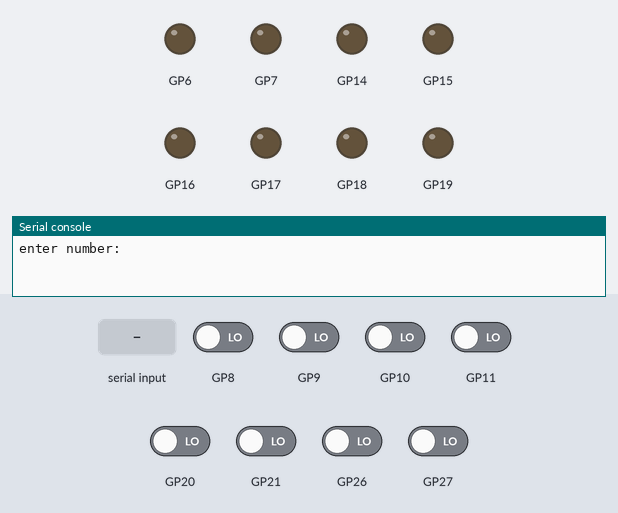
Bench run of a program on a simulated Raspberry Pi Pico running MicroPython. On the bench: output pins drawn as LEDs (lit = HIGH), the last lines printed to the serial console. The inputs (shaded band) are chosen by the test bench; at power-on: GP8–11, GP20, GP21, GP26, GP27 LOW.

Above: at 1.2 s.
1.3 s: "8" typed at the serial console, then Enter
At 2.5 s:
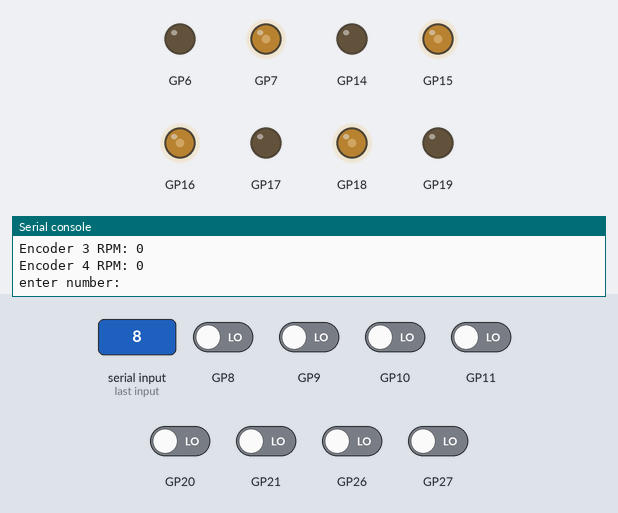
2.8 s: "]" typed at the serial console, then Enter
At 3.7 s:
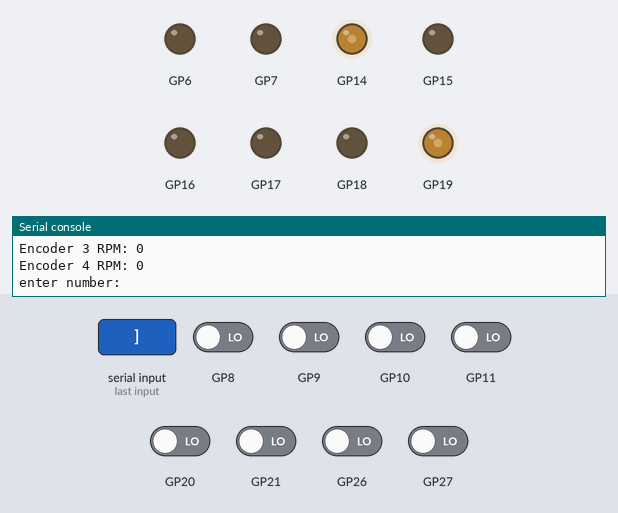
4.3 s: "[" typed at the serial console, then Enter
At 4.9 s:
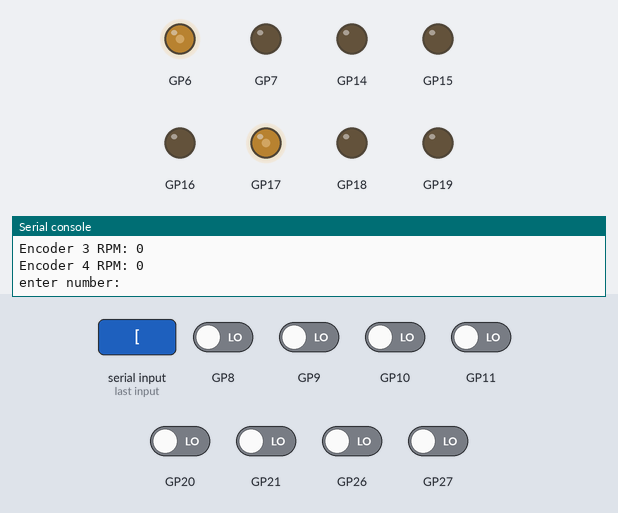
5.8 s: "p" typed at the serial console, then Enter
At 7.0 s:
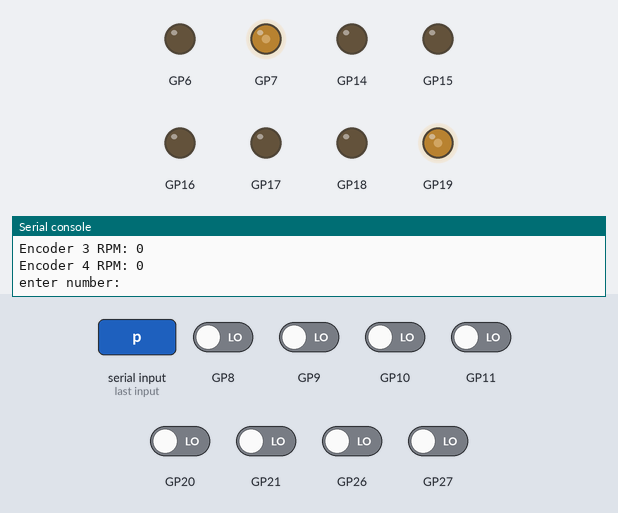
7.3 s: "o" typed at the serial console, then Enter
At 8.3 s:
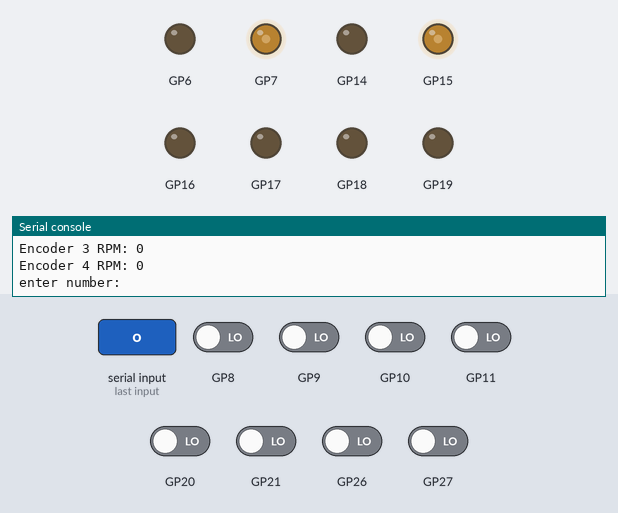
8.8 s: "5" typed at the serial console, then Enter
At 9.5 s:
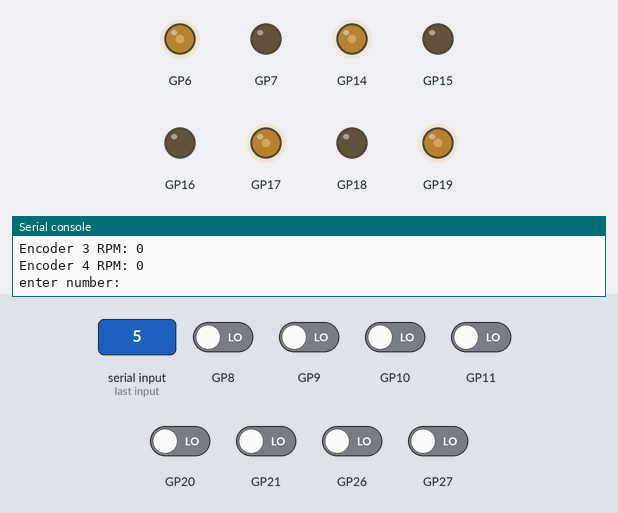
Timing chart, 0 to 11.3 s (numbered marks = the images above; inputs shaded):
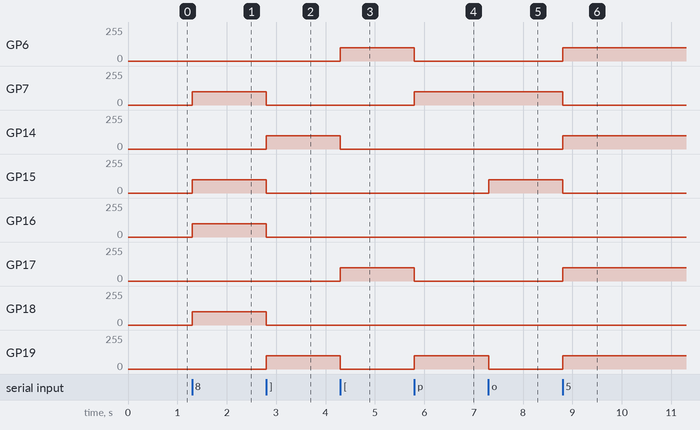

Measured:
- after the input at 1.3 s, GP7, GP15, GP18: 0/255 → 100/255 at once; GP16: 0/255 → 99/255 at once
- after the input at 2.8 s, GP7, GP15, GP18: 100/255 → 0/255 at once; GP14, GP19: 0/255 → 100/255 at once; GP16: 99/255 → 0/255 at once
- after the input at 4.3 s, GP6, GP17: 0/255 → 100/255 at once; GP14, GP19: 100/255 → 0/255 at once
- after the input at 5.8 s, GP6, GP17: 100/255 → 0/255 at once; GP7, GP19: 0/255 → 100/255 at once
- after the input at 7.3 s, GP15: 0/255 → 100/255 at once; GP19: 100/255 → 0/255 at once
- after the input at 8.8 s, GP6, GP14, GP19: 0/255 → 100/255 at once; GP7, GP15: 100/255 → 0/255 at once; GP17: 0/255 → 98/255 at once

The program:

encoders.py
```python
from machine import Pin, PWM, Timer, UART
import utime, time

#motor 1 depan kiri, 2 depan kanan, 3 belakang kiri, 4 belakang kanan

# Define GPIO pins for each encoder channel
encoder_channels = [(8, 9), (27, 26), (10, 11), (21, 20)]  # Each tuple contains (channel_A, channel_B) pins for an encoder

# Define driver pins for motors
motor_pins = [(6, 7), (19, 18), (14, 15), (17, 16)]  # Each tuple contains (RPWM, LPWM) pins for a motor

# Set up the GPIO pins as outputs for motors
motors = []
for rpwm_pin, lpwm_pin in motor_pins:
    rpwm = Pin(rpwm_pin, Pin.OUT)
    lpwm = Pin(lpwm_pin, Pin.OUT)
    motors.append((PWM(rpwm), PWM(lpwm)))

# Set PWM frequency and initial duty cycle for all motors
for rpwm, lpwm in motors:
    rpwm.freq(10000)
    lpwm.freq(10000)
    rpwm.duty_u16(0)
    lpwm.duty_u16(0)

encoder_counts = [0, 0, 0, 0]

# Setup GPIO pins as inputs with pull-down resistors for encoders
encoders = []
encoder_handlers = []

def handle_encoder(encoder_index):
    global encoder_counts

    encoder_a, encoder_b = encoders[encoder_index]
    current_encoder_state = (encoder_a.value() << 1) | encoder_b.value()
    if current_encoder_state == 0b00 and previous_encoder_states[encoder_index] == 0b01:
        encoder_counts[encoder_index] -= 1
    elif current_encoder_state == 0b00 and previous_encoder_states[encoder_index] == 0b10:
        encoder_counts[encoder_index] += 1
    previous_encoder_states[encoder_index] = current_encoder_state

# Set interrupt untuk pembacaan encoder
previous_encoder_states = [0, 0, 0, 0]

for i in range(len(encoder_channels)):
    channel_A, channel_B = encoder_channels[i]
    encoder_a = Pin(channel_A, Pin.IN, Pin.PULL_DOWN)
    encoder_b = Pin(channel_B, Pin.IN, Pin.PULL_DOWN)
    encoders.append((encoder_a, encoder_b))

    def create_handler(index):
        def handler(pin):
            handle_encoder(index)
        return handler

    encoder_handler = create_handler(i)
    encoder_handlers.append(encoder_handler)

    encoder_a.irq(handler=encoder_handler, trigger=Pin.IRQ_RISING|Pin.IRQ_FALLING)
    encoder_b.irq(handler=encoder_handler, trigger=Pin.IRQ_RISING|Pin.IRQ_FALLING)

def tahan_waktu(waktu):
    myTime = utime.ticks_ms()
    flag = True
    while flag:
        currentTime = utime.ticks_ms()
        if utime.ticks_diff(currentTime, myTime) < waktu:
            flag = True
        else:
            flag = False
    flag = True  # reset flag to true for reuse

def stop_motors():
    for rpwm, lpwm in motors:
        rpwm.duty_u16(0)
        lpwm.duty_u16(0)

def drive_motor(motor_index, R, L):
    rpwm, lpwm = motors[motor_index]
    rpwm.duty_u16(R)
    lpwm.duty_u16(L)
    #kalau 256 itu 8 bit, kalau 16 bit 65535

def switch_case(case):
    #print (PWM_send, " ", const_front)
    if case == "8":
        case_maju()
        """tahan_waktu(5000)
        stop_motors()"""
    elif case == "5":
        case_mundur()
        """tahan_waktu(5000)
        stop_motors()"""
    elif case == "4":
        case_kiri()
    elif case == "6":
        case_kanan()
    elif case == "3":
        case_cw()
    elif case == "1":
        case_ccw()
    elif case == "9":
        case_d_kanan_fw()
    elif case == "7":
        case_d_kiri_fw()
    elif case == "]":
        case_d_kanan_bw()
    elif case == "[":
        case_d_kiri_bw()
    elif case == "p":
        case_pivotatas()
    elif case == "o":
        case_pivotkanan()
    else:
        case_default()

def case_maju():
    drive_motor(0, 0, pwm_send_fw)#
    drive_motor(1, 0, pwm_front_fw)
    drive_motor(2, 0, pwm_send_fw)#
    drive_motor(3, 0, pwm_back_fw)

def case_mundur():
    drive_motor(0, pwm_send_bw, 0)#
    drive_motor(1, pwm_front_bw, 0)
    drive_motor(2, pwm_send_bw, 0)#
    drive_motor(3, pwm_back_bw, 0)

def case_kiri():
    drive_motor(0, pwm_send_bw, 0)#
    drive_motor(1, 0, pwm_front_fw)
    drive_motor(2, 0, pwm_send_fw)#
    drive_motor(3, pwm_back_bw, 0)

def case_kanan():
    drive_motor(0, 0, pwm_send_fw)#
    drive_motor(1, pwm_front_bw, 0)
    drive_motor(2, pwm_send_bw, 0)#
    drive_motor(3, 0, pwm_back_fw)

def case_cw():
    drive_motor(0, 0, pwm_send_fw)#
    drive_motor(1, pwm_front_bw, 0)
    drive_motor(2, 0, pwm_send_fw)#
    drive_motor(3, pwm_back_bw, 0)

def case_ccw():
    drive_motor(0, pwm_send_bw, 0)#
    drive_motor(1, 0, pwm_front_fw)
    drive_motor(2, pwm_send_bw, 0)#
    drive_motor(3, 0, pwm_back_fw)

def case_d_kanan_fw():
    drive_motor(0, 0, pwm_send_fw)
    drive_motor(1, 0, 0)
    drive_motor(2, 0, 0)
    drive_motor(3, 0, pwm_send_fw)

def case_d_kiri_fw():
    drive_motor(0, 0, 0)
    drive_motor(1, 0, pwm_send_fw)
    drive_motor(2, 0, pwm_send_fw)
    drive_motor(3, 0, 0)

def case_d_kanan_bw():
    drive_motor(0, 0, 0)
    drive_motor(1, pwm_send_bw, 0)
    drive_motor(2, pwm_send_bw, 0)
    drive_motor(3, 0, 0)

def case_d_kiri_bw():
    drive_motor(0, pwm_send_bw, 0)
    drive_motor(1, 0, 0)
    drive_motor(2, 0, 0)
    drive_motor(3, pwm_send_bw, 0)

def case_pivotkanan():
    drive_motor(0, 0, pwm_send_fw)
    drive_motor(1, 0, 0)
    drive_motor(2, 0, pwm_send_fw)
    drive_motor(3, 0, 0)

def case_pivotatas():
    drive_motor(0, 0, pwm_send_fw)
    drive_motor(1, pwm_send_bw, 0)
    drive_motor(2, 0, 0)
    drive_motor(3, 0, 0)

def case_default():
    stop_motors()
    print("Default case")

def convert_8bit_to_16bit_pwm(pwm_8bit):
    max_8bit_value = 255.00  # Maximum value for 8-bit PWM
    max_16bit_value = 65535.00  # Maximum value for 16-bit PWM

    const_front_fw = 0.9985
    const_back_fw = 0.9895 #backkkk
    const_front_bw = 0.9956
    const_back_bw = 0.9812 #backkkk

    """const_front_fw = 0.9329889901
    const_back_fw = 0.92498 #backkkk
    const_front_bw = 0.909
    const_back_bw = 0.91322 #backkkk"""

    """const_front_fw = 1.12
    const_back_fw = 1.12
    const_front_bw = 1
    const_back_bw = 1"""

    # Scale the 8-bit PWM value to fit within the range of the 16-bit PWM
    pwm_16bit = (pwm_8bit / max_8bit_value) * max_16bit_value

    pwm_front_fw = pwm_16bit * const_front_fw
    pwm_back_fw = pwm_16bit * const_back_fw
    pwm_front_bw = pwm_16bit * const_front_bw
    pwm_back_bw = pwm_16bit * const_back_bw

    # Round to the nearest integer
    pwm_send_fw = int(round(pwm_16bit))
    pwm_send_bw = int(round(pwm_16bit))

    pwm_front_fwx = int(round(pwm_front_fw))
    pwm_back_fwx = int(round(pwm_back_fw))
    pwm_front_bwx = int(round(pwm_front_bw))
    pwm_back_bwx = int(round(pwm_back_bw))

    if pwm_front_bw <= 13000:
        pwm_front_bw = pwm_front_bw + 3000
    if pwm_back_bw <= 13000:
        pwm_back_bw = pwm_front_bw + 3000
    if pwm_send_bw <= 13000:
        pwm_send_bw = pwm_send_bw + 3000

    return pwm_send_fw, pwm_send_bw, pwm_front_fwx, pwm_back_fwx, pwm_front_bwx, pwm_back_bwx

timer = Timer()
pwm_send_fw, pwm_send_bw, pwm_front_fw, pwm_back_fw, pwm_front_bw, pwm_back_bw = convert_8bit_to_16bit_pwm(100.0)


try:
    """# Define UART pins (TX, RX)
    uart = UART(0, baudrate=9600, tx=Pin(0), rx=Pin(1))  # Adjust pins accordingly

    # Wait for UART to initialize
    time.sleep(2)

    # Read data from UART
    received_data = uart.read()
    print("Received Data:", received_data.decode())
    switch_case(received_data.decode())
    uart.deinit()"""

    while True:
        user_input = input("enter number: ")
        print("you entered: ", user_input)
        switch_case(user_input)
        for i in range(len(encoder_channels)):
            print("Encoder", i+1, "RPM:", encoder_counts[i])
        #print(pwm_send_fw, ",", pwm_send_bw, " : ", pwm_front_fw, ",",pwm_back_fw, " : ", pwm_front_bw, ",", pwm_back_bw)

    # Run all motors forward for 5 seconds
    """for motor_index in range(len(motor_pins)):
        drive_motor(motor_index, 0, 15)
    timer.init(mode=Timer.ONE_SHOT, period=3000, callback=stop_and_measure)"""

except KeyboardInterrupt:
    stop_motors()
    #uart.deinit()
    pass
```
